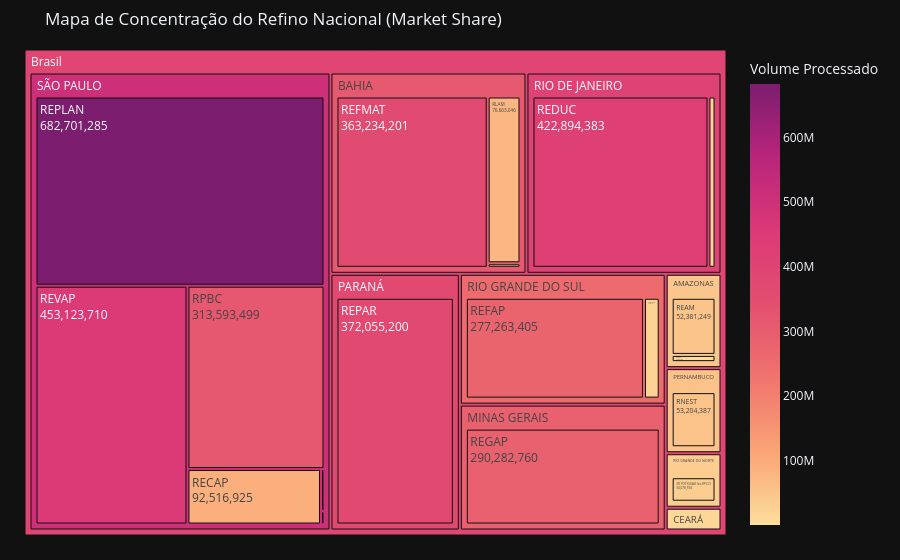

Notebook code for this chart:
### Markdown cell above
### 4.4. Concentração Geográfica e Market Share (Treemap)
Mapeamento hierárquico do risco de concentração de capacidade. Identificação clara dos polos dominantes (Sudeste) e o peso individual de cada refinaria dentro de sua respectiva UF.

### Code cell
# Calculando a volumetria e removendo zeros para otimizar o algoritmo do Treemap
df_share = (
    df.groupby(['unidade_da_federacao', 'refinaria'])['processado']
      .sum()
      .reset_index()
)

df_share = df_share[df_share['processado'] > 0]

# Coluna formatada para PT-BR
df_share["processado_br"] = (
    df_share["processado"]
    .apply(fmt_br)
)

fig_tree = px.treemap(
    df_share,
    path=[px.Constant("Brasil"), 'unidade_da_federacao', 'refinaria'],
    values='processado',
    custom_data=['processado_br'],
    title="Mapa de Concentração do Refino Nacional (Market Share)",
    color='processado',
    color_continuous_scale='Sunsetdark',
    template='plotly_dark'
)

fig_tree.update_traces(
    root_color="lightgrey",
    texttemplate="%{label}<br>%{value:,.0f}",
    hovertemplate=
    "<b>%{label}</b><br>" +
    "<b>Processado:</b> %{customdata[0]} m³<br>" +
    "<b>Participação:</b> %{percentParent:.2%}" +
    "<extra></extra>"
)

fig_tree.update_layout(
    margin=dict(t=50, l=25, r=25, b=25),
    hoverlabel=dict(
        bgcolor="rgba(0,0,0,0.9)",
        font_color="white",
        font_size=13
    ),
    coloraxis_colorbar=dict(
        title="Volume Processado"
    )
)

fig_tree.show()

### Figure 1 — Plotly figure (JSON) as saved in the notebook; plotly's stock layout.template omitted (floating-point values rounded to 4 significant figures)
{"data": [{"branchvalues": "total", "customdata": [["52.381.249,0", 52381249], ["6.609.821,0", 6609821], ["2.067.303,0", 2067303], ["363.234.201,0", 363234201], ["76.663.046,0", 76663046], ["14.241.187,0", 14241187], ["290.282.760,0", 290282760], ["372.055.200,0", 372055200], ["53.204.387,0", 53204387], ["16.887.914,0", 16887914], ["422.894.383,0", 422894383], ["34.078.594,0", 34078594], ["277.263.405,0", 277263405], ["24.462.754,0", 24462754], ["92.516.925,0", 92516925], ["682.701.285,0", 682701285], ["453.123.710,0", 453123710], ["313.593.499,0", 313593499], ["576.955,0", 576955], ["1.821.287,0", 1821287], ["(?)", 47250000.0], ["(?)", 311800000.0], ["14.241.187,0", 14241187], ["290.282.760,0", 290282760], ["372.055.200,0", 372055200], ["53.204.387,0", 53204387], ["(?)", 407300000.0], ["34.078.594,0", 34078594], ["(?)", 256800000.0], ["(?)", 504000000.0], ["(?)", 395000000.0]], "domain": {"x": [0, 1], "y": [0, 1]}, "hovertemplate": "<b>%{label}</b><br><b>Processado:</b> %{customdata[0]} m³<br><b>Participação:</b> %{percentParent:.2%}<extra></extra>", "ids": ["Brasil/AMAZONAS/REAM", "Brasil/AMAZONAS/REMAN", "Brasil/BAHIA/DAX OIL", "Brasil/BAHIA/REFMAT", "Brasil/BAHIA/RLAM", "Brasil/CEARÁ/LUBNOR", "Brasil/MINAS GERAIS/REGAP", "Brasil/PARANÁ/REPAR", "Brasil/PERNAMBUCO/RNEST", "Brasil/RIO DE JANEIRO/MANGUINHOS", "Brasil/RIO DE JANEIRO/REDUC", "Brasil/RIO GRANDE DO NORTE/3R POTIGUAR (ex-RPCC)", "Brasil/RIO GRANDE DO SUL/REFAP", "Brasil/RIO GRANDE DO SUL/RIOGRANDENSE", "Brasil/SÃO PAULO/RECAP", "Brasil/SÃO PAULO/REPLAN", "Brasil/SÃO PAULO/REVAP", "Brasil/SÃO PAULO/RPBC", "Brasil/SÃO PAULO/SSOIL", "Brasil/SÃO PAULO/UNIVEN", "Brasil/AMAZONAS", "Brasil/BAHIA", "Brasil/CEARÁ", "Brasil/MINAS GERAIS", "Brasil/PARANÁ", "Brasil/PERNAMBUCO", "Brasil/RIO DE JANEIRO", "Brasil/RIO GRANDE DO NORTE", "Brasil/RIO GRANDE DO SUL", "Brasil/SÃO PAULO", "Brasil"], "labels": ["REAM", "REMAN", "DAX OIL", "REFMAT", "RLAM", "LUBNOR", "REGAP", "REPAR", "RNEST", "MANGUINHOS", "REDUC", "3R POTIGUAR (ex-RPCC)", "REFAP", "RIOGRANDENSE", "RECAP", "REPLAN", "REVAP", "RPBC", "SSOIL", "UNIVEN", "AMAZONAS", "BAHIA", "CEARÁ", "MINAS GERAIS", "PARANÁ", "PERNAMBUCO", "RIO DE JANEIRO", "RIO GRANDE DO NORTE", "RIO GRANDE DO SUL", "SÃO PAULO", "Brasil"], "marker": {"coloraxis": "coloraxis", "colors": [52380000.0, 6610000.0, 2067000.0, 363200000.0, 76660000.0, 14240000.0, 290300000.0, 372100000.0, 53200000.0, 16890000.0, 422900000.0, 34080000.0, 277300000.0, 24460000.0, 92520000.0, 682700000.0, 453100000.0, 313600000.0, 577000.0, 1821000.0, 47250000.0, 311800000.0, 14240000.0, 290300000.0, 372100000.0, 53200000.0, 407300000.0, 34080000.0, 256800000.0, 504000000.0, 395000000.0]}, "name": "", "parents": ["Brasil/AMAZONAS", "Brasil/AMAZONAS", "Brasil/BAHIA", "Brasil/BAHIA", "Brasil/BAHIA", "Brasil/CEARÁ", "Brasil/MINAS GERAIS", "Brasil/PARANÁ", "Brasil/PERNAMBUCO", "Brasil/RIO DE JANEIRO", "Brasil/RIO DE JANEIRO", "Brasil/RIO GRANDE DO NORTE", "Brasil/RIO GRANDE DO SUL", "Brasil/RIO GRANDE DO SUL", "Brasil/SÃO PAULO", "Brasil/SÃO PAULO", "Brasil/SÃO PAULO", "Brasil/SÃO PAULO", "Brasil/SÃO PAULO", "Brasil/SÃO PAULO", "Brasil", "Brasil", "Brasil", "Brasil", "Brasil", "Brasil", "Brasil", "Brasil", "Brasil", "Brasil", ""], "root": {"color": "lightgrey"}, "texttemplate": "%{label}<br>%{value:,.0f}", "type": "treemap", "values": [52380000.0, 6610000.0, 2067000.0, 363200000.0, 76660000.0, 14240000.0, 290300000.0, 372100000.0, 53200000.0, 16890000.0, 422900000.0, 34080000.0, 277300000.0, 24460000.0, 92520000.0, 682700000.0, 453100000.0, 313600000.0, 577000.0, 1821000.0, 58990000.0, 442000000.0, 14240000.0, 290300000.0, 372100000.0, 53200000.0, 439800000.0, 34080000.0, 301700000.0, 1544000000.0, 3551000000.0]}], "layout": {"coloraxis": {"colorbar": {"title": {"text": "Volume Processado"}}, "colorscale": [[0, "rgb(252, 222, 156)"], [0.1667, "rgb(250, 164, 118)"], [0.3333, "rgb(240, 116, 110)"], [0.5, "rgb(227, 79, 111)"], [0.6667, "rgb(220, 57, 119)"], [0.8333, "rgb(185, 37, 122)"], [1, "rgb(124, 29, 111)"]]}, "hoverlabel": {"bgcolor": "rgba(0,0,0,0.9)", "font": {"color": "white", "size": 13}}, "legend": {"tracegroupgap": 0}, "margin": {"b": 25, "l": 25, "r": 25, "t": 50}, "title": {"text": "Mapa de Concentração do Refino Nacional (Market Share)"}}}
